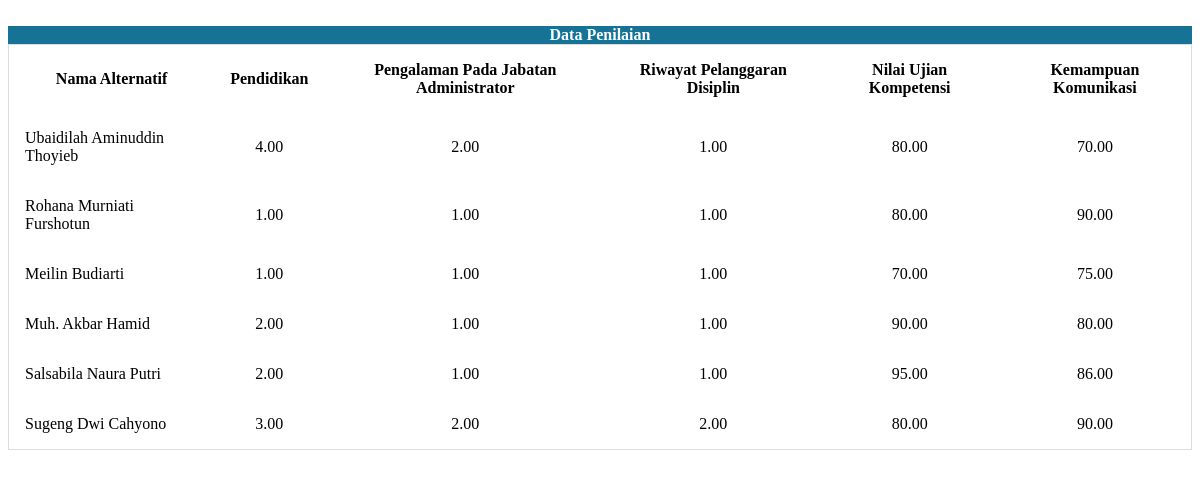
Before: /mtrx_keputusan.php (signed in) with the older database file.
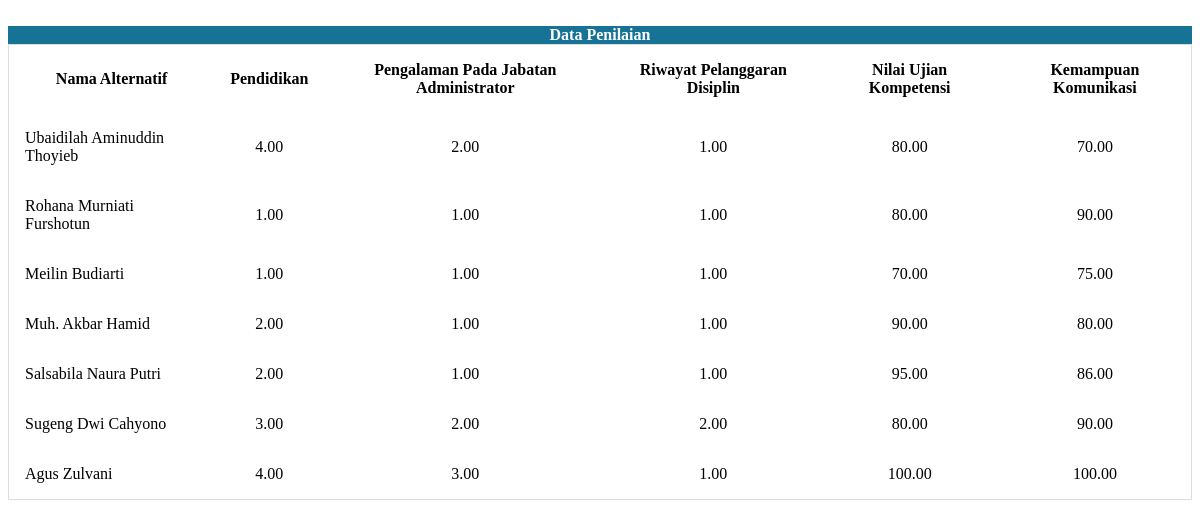
After: the same page with the newer database file.
### tables this page shows
CREATE TABLE `Kriteria` (
  `id_kriteria` int(11) NOT NULL,
  `nama_kriteria` varchar(255) NOT NULL,
  `bobot_kriteria` decimal(5,2) DEFAULT NULL,
  `tipe_kriteria` enum('benefit','cost') DEFAULT NULL,
  `punyasub` enum('0','1') NOT NULL DEFAULT '0'
);

CREATE TABLE `SubKriteria` (
  `id_subkriteria` int(11) NOT NULL,
  `id_kriteria` int(11) DEFAULT NULL,
  `nama_subkriteria` varchar(255) NOT NULL,
  `bobot_subkriteria` decimal(5,2) NOT NULL,
  `tipe_subkriteria` enum('benefit','cost') NOT NULL
);

### mtrx_keputusan.php (the view, shortened to what this page needs)
<!DOCTYPE html>
<html lang="en">
<head>
</head>
<body>
  <br>
  <div class="card shadow mb-5">
    <div class="card-header py-3" style="text-align: center; background-color: #167395; color: white; font-weight:bold">Data Penilaian</div>
    <div class="card-body">
      <div>
        <div>
          <div class="table-responsive">
            <table class="table table-bordered">
              <thead>
                <tr>
                  <th scope="col" style="color: black; text-align: center">Nama Alternatif</th>
                  <?php
                  require 'config/koneksi.php';
                  $kriteriaQuery = mysqli_query($conn, "SELECT * FROM Kriteria");
                  while ($kriteria = mysqli_fetch_array($kriteriaQuery)) {
                    if ($kriteria['punyasub'] == 0) {
                      echo "<th scope='col' style='color: black; text-align: center'>" . $kriteria['nama_kriteria'] . "</th>";
                    } else {
                      $subKriteriaQuery = mysqli_query($conn, "SELECT * FROM SubKriteria WHERE id_kriteria = '" . $kriteria['id_kriteria'] . "'");
                      while ($subKriteria = mysqli_fetch_array($subKriteriaQuery)) {
                        echo "<th scope='col' style='color: black; text-align: center'>" . $subKriteria['nama_subkriteria'] . "</th>";
                      }
                    }
                  }
                  ?>
                </tr>
              </thead>
              <tbody>
                <?php
                $sql = "
                SELECT
                    a.id_alternatif,
                    a.nama_alternatif,
                    k.id_kriteria,
                    k.nama_kriteria,
                    sk.id_subkriteria,
                    sk.nama_subkriteria,
                    p.nilai,
                    r.uraian
                FROM
                    Penilaian p
                JOIN
                    Alternatif a ON p.id_alternatif = a.id_alternatif
                JOIN
                    Kriteria k ON p.id_kriteria = k.id_kriteria
                LEFT JOIN
                    SubKriteria sk ON p.id_subkriteria = sk.id_subkriteria
                LEFT JOIN
                    Rentang r ON p.nilai = r.nilai_rentang
                    AND r.id_kriteria = p.id_kriteria
                    AND (r.id_subkriteria = sk.id_subkriteria OR r.id_subkriteria IS NULL)
                WHERE
                    a.status_alternatif = '1'
                ORDER BY
                    a.id_alternatif, k.id_kriteria, sk.id_subkriteria;
            ";
                $result = mysqli_query($conn, $sql);
                $dataByAlternatif = [];
                while ($data = mysqli_fetch_array($result)) {
                  $dataByAlternatif[$data['id_alternatif']]['nama_alternatif'] = $data['nama_alternatif'];
                  if (!is_null($data['nama_subkriteria'])) {
                    $dataByAlternatif[$data['id_alternatif']]['penilaian'][$data['nama_subkriteria']] = $data['nilai'];
                  } else {
                    $dataByAlternatif[$data['id_alternatif']]['penilaian'][$data['nama_kriteria']] = $data['nilai'];
                  }
                }
                foreach ($dataByAlternatif as $id_alternatif => $dataAlternatif) {
                  echo "<tr>";
                  echo "<td style='color: black'>" . $dataAlternatif['nama_alternatif'] . "</td>";
                  $kriteriaQuery = mysqli_query($conn, "SELECT * FROM Kriteria");
                  while ($kriteria = mysqli_fetch_array($kriteriaQuery)) {
                    if ($kriteria['punyasub'] == 0) {
                      $nilai = isset($dataAlternatif['penilaian'][$kriteria['nama_kriteria']]) ? $dataAlternatif['penilaian'][$kriteria['nama_kriteria']] : '-';
                      echo "<td style='color: black; text-align: center'>$nilai</td>";
                    } else {
                      $subKriteriaQuery = mysqli_query($conn, "SELECT * FROM SubKriteria WHERE id_kriteria = '" . $kriteria['id_kriteria'] . "'");
                      while ($subKriteria = mysqli_fetch_array($subKriteriaQuery)) {
                        $nilaiSubKriteria = isset($dataAlternatif['penilaian'][$subKriteria['nama_subkriteria']]) ? $dataAlternatif['penilaian'][$subKriteria['nama_subkriteria']] : '-';
                        echo "<td style='color: black; text-align: center'>$nilaiSubKriteria</td>";
                      }
                    }
                  }
                }
                ?>
              </tbody>
            </table>
          </div>
        </div>
</body>
</html>

Changed rows visible on the page:
now on one of the page's lists (row unchanged): kriteria: nama_kriteria "4.00"
changed kriteria (number 2 of 4 on the later page): gains subkriteria (nama_subkriteria "Pengalaman Pada Jabatan Administrator", nama_subkriteria "2.00", nama_subkriteria "1.00", nama_subkriteria "3.00"); gains subkriteria (nama_subkriteria "Riwayat Pelanggaran Disiplin", nama_subkriteria "1.00", nama_subkriteria "2.00")
now on one of the page's lists (row unchanged): kriteria: nama_kriteria "100.00"
now on one of the page's lists (row unchanged): kriteria: nama_kriteria "100.00"
Other visible differences:
new list line: "Agus Zulvani"
